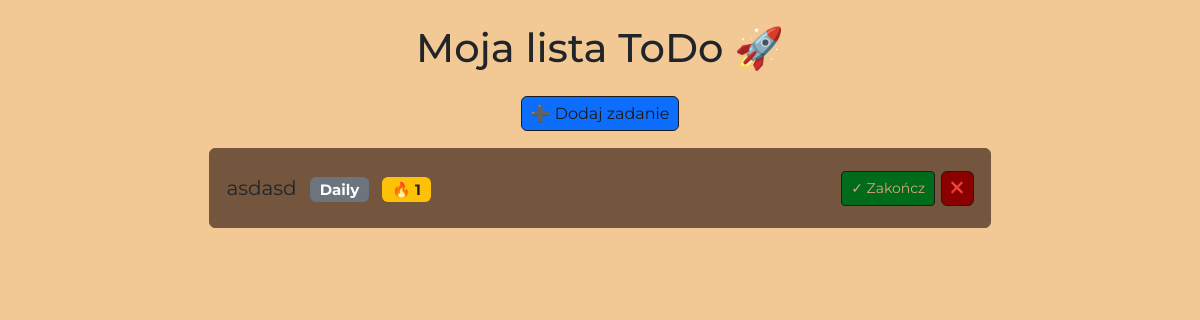
Before: / with the older database file.
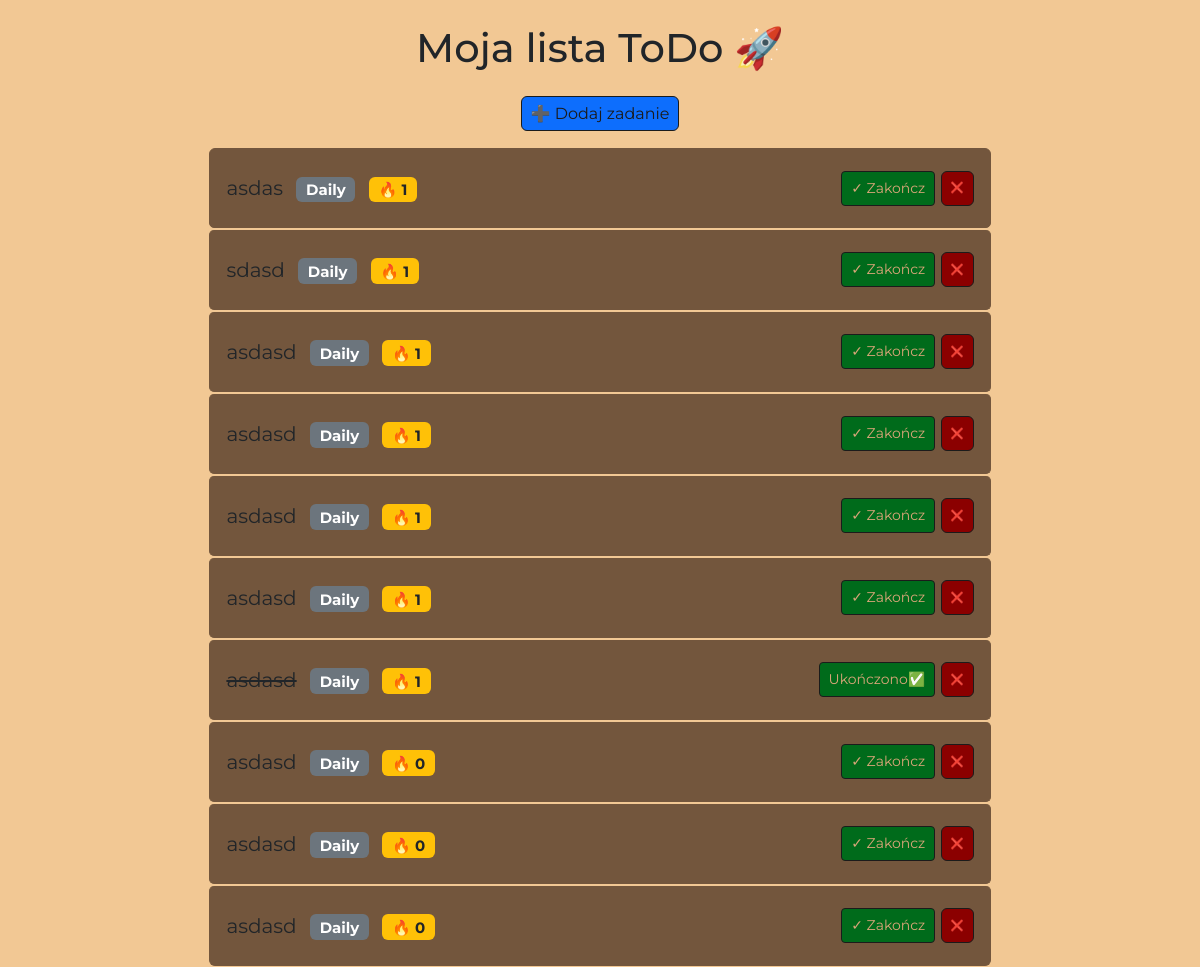
After: the same page with the newer database file.
### ToDo/models.py (models this page shows, shortened)
class Task(models.Model):
    TASK_TYPES = [
        ("DAILY", "Daily"),
        ("WEEKLY", "Weekly"),
        ("ONCE", "Once"),
    ]
    title = models.CharField(max_length=100)
    completed = models.BooleanField(default=False)
    task_type = models.CharField(max_length=100, choices=TASK_TYPES, default='Once')
    last_completed = models.DateField(null=True, blank=True)
    streak = models.IntegerField(default=0)

### ToDo/views.py (the view)
# urls.py: path('', views.home, name='home'),
def home(request):
    tasks = Task.objects.all()
    form = TaskForm()
    if request.method == 'POST':
        form = TaskForm(request.POST)
        if form.is_valid():
            form.save()
            return redirect('home')
    context = {'tasks': tasks, 'form': form}
    return render(request, 'ToDo/home.html', context)

### ToDo/templates/ToDo/home.html (shortened to what this page needs)
<!DOCTYPE html>
<html>
{% load static %}
<head>
    <link href="https://cdn.jsdelivr.net/npm/bootstrap@5.3.2/dist/css/bootstrap.min.css" rel="stylesheet">
    <link rel="stylesheet" type="text/css" href="{% static 'style.css' %}">
</head>
<body>
    <div class="container mt-4">
        <h1 class="mb-4">Moja lista ToDo 🚀</h1>
        <button type="button" class="btn btn-primary mb-3 d-block mx-auto" data-bs-toggle="modal" data-bs-target="#addTaskModal">
            ➕ Dodaj zadanie
        </button>
  <ul class="list-group">
    {% for task in tasks %}
      <li class="list-group-item d-flex justify-content-between align-items-center">
        <div>
          {% if task.completed %}
            <s>{{ task.title }}</s>
          {% else %}
            {{ task.title }}
          {% endif %}
            <span class="badge bg-secondary ms-2">{{ task.get_task_type_display }}</span>
            <span class="badge bg-warning text-dark ms-2">🔥 {{ task.streak }} </span>
        </div>
        <div>
          <form method="POST" action="{% url 'toggle_task' task.id %}" style="display:inline;">
            <button type="submit" class="btn btn-sm btn-outline-secondary">
              {% if task.completed %}Ukończono✅{% else %}✓ Zakończ{% endif %}
            </button>
          </form>
          <form method="POST" action="{% url 'delete_task' task.id %}" style="display:inline;">
            <button type="submit" class="btn btn-sm2 btn-outline-danger">❌</button>
          </form>
        </div>
      </li>
    {% empty %}
      <li class="list-group-item">Brak zadań 🙃</li>
    {% endfor %}
  </ul>
</div>
</body>
</html>

### ToDo/static/style.css (style rules this page uses)
body { background-color: #F2C894; font-family: "Montserrat", sans-serif; }
.mb-4 { text-align: center; }
.btn { border-color: #1b1b1b; color: #1b1b1b; height: 35px; padding: 4.5px 9px; }
.btn-sm { background-color: #006b1b; color: #D9A679; }
.btn-sm2 { font-size: 10.5px; background-color: darkred; }
.list-group { display: flex; flex-direction: column; align-items: center; }
.list-group-item { height: 80px; width: 70%; margin: 1px; font-size: 20px; border-radius: 5px; background-color: #73563D; border-color: #73563D; }

Changed rows visible on the page:
added Task: title "asdas", task_type "Daily", streak "1", completed "✓ Zakończ"
added Task: title "sdasd", task_type "Daily", streak "1", completed "✓ Zakończ"
added Task: title "asdasd", task_type "Daily", streak "1", completed "✓ Zakończ"
added Task: title "asdasd", task_type "Daily", streak "1", completed "✓ Zakończ"
added Task: title "asdasd", task_type "Daily", streak "1", completed "✓ Zakończ"
added Task: title "asdasd", task_type "Daily", streak "1", completed "Ukończono✅"
added Task: title "asdasd", task_type "Daily", streak "0", completed "✓ Zakończ"
added Task: title "asdasd", task_type "Daily", streak "0", completed "✓ Zakończ"
added Task: title "asdasd", task_type "Daily", streak "0", completed "✓ Zakończ"
